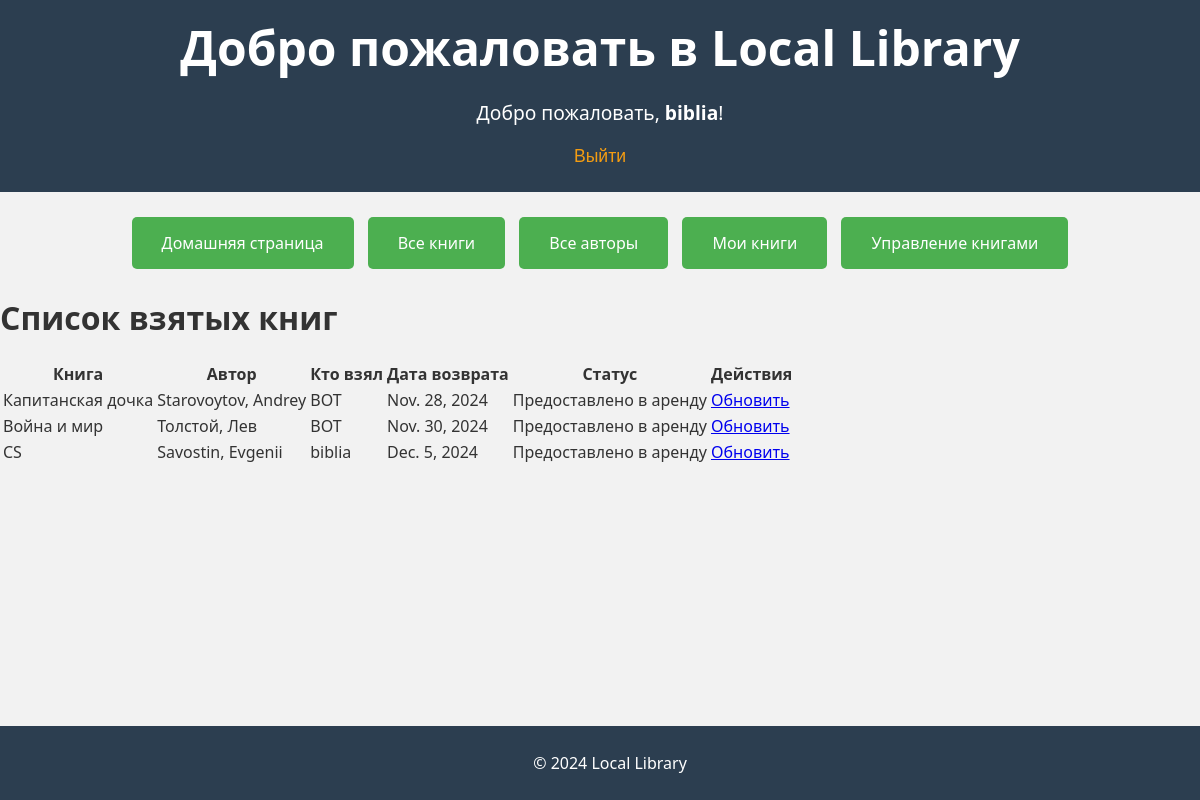
Screenshot of /catalog/all_borrowed_books/ (signed in) with the database file from the repository.
### catalog/models.py (models this page shows, shortened)
class BookInstance(models.Model):
    id = models.UUIDField(primary_key=True, default=uuid.uuid4, editable=False,
                          help_text="Уникальный идентификатор для этой конкретной книги во всей библиотеке")
    book = models.ForeignKey('Book', on_delete=models.CASCADE, null=True)
    imprint = models.CharField(max_length=200)
    due_back = models.DateField(null=True, blank=True)
    date_borrowed = models.DateField(default=now, help_text="Дата взятия книги")
    borrower = models.ForeignKey(User, on_delete=models.SET_NULL, null=True, blank=True)
    status = models.CharField(
        max_length=1,
        choices=(("m", "Обслуживание"), ("o", "Предоставлено в аренду"), ("a", "Доступно"), ("r", "Зарезервировано")),
        blank=True,
        default='m',
        help_text='Наличие свободных номеров',
    )
    class Meta:
        ordering = ['due_back']
        permissions = [
            ("can_mark_returned", "Set book as returned")
        ]

class Book(models.Model):
    title = models.CharField(max_length=200)
    author = models.ForeignKey('Author', on_delete=models.SET_NULL, null=True)
    description = models.TextField(max_length=1000, help_text="Введите краткое описание книги",
                                   default="Описание отсутствует")
    isbn = models.CharField('ISBN', max_length=13)
    genre = models.ManyToManyField('Genre', help_text="Выберите жанр для этой книги")
    language = models.ForeignKey('Language', on_delete=models.SET_NULL, null=True)

class Author(models.Model):
    first_name = models.CharField(max_length=100)
    last_name = models.CharField(max_length=100)
    date_of_birth = models.DateField(null=True, blank=True)
    date_of_death = models.DateField('Died', null=True, blank=True)
    def __str__(self):
        return f'{self.last_name}, {self.first_name}'
    class Meta:
        pass

### catalog/views.py (the view)
# urls.py: path('all_borrowed_books/', views.BorrowedBooksByLibrarianView.as_view(), name='all_borrowed_books'),
class BorrowedBooksByLibrarianView(PermissionRequiredMixin, ListView):
    model = BookInstance
    template_name = 'all_borrowed_books.html'
    context_object_name = 'borrowed_books'
    permission_required = 'catalog.can_mark_returned'
    def get_queryset(self):
        return BookInstance.objects.filter(status='o').order_by('due_back')

### catalog/templates/all_borrowed_books.html
{% extends "base.html" %}
{% load static %}
{% block content %}
  <link rel="stylesheet" type="text/css" href="{% static 'css/all_borrowed_books.css' %}">
<h1>Список взятых книг</h1>
<div class="table-container">
  <table class="borrowed-books-table">
    <thead>
      <tr>
        <th>Книга</th>
        <th>Автор</th>
        <th>Кто взял</th>
        <th>Дата возврата</th>
        <th>Статус</th>
        <th>Действия</th>
      </tr>
    </thead>
    <tbody>
      {% for book in borrowed_books %}
      <tr>
        <td>{{ book.book.title }}</td>
        <td>{{ book.book.author }}</td>
        <td>{{ book.borrower }}</td>
        <td>{{ book.due_back }}</td>
        <td>{{ book.get_status_display }}</td>
        <td>
          <a href="{% url 'renew_book_librarian' book.id %}" class="btn">Обновить</a>
        </td>
      </tr>
      {% empty %}
      <tr>
        <td colspan="6">Нет взятых книг.</td>
      </tr>
      {% endfor %}
    </tbody>
  </table>
</div>
{% endblock %}

### catalog/templates/base.html (shortened to what this page needs)
<!DOCTYPE html>
{% load static %}
<html lang="ru">
<head>
    <link rel="stylesheet" type="text/css" href="{% static 'css/base.css' %}">
    <link rel="stylesheet" href="{% static 'css/author_form.css' %}">
    <link rel="stylesheet" href="{% static 'css/author_update.css' %}">
</head>
<body>
    <header>
        <h1>Добро пожаловать в Local Library</h1>
        {% if user.is_authenticated %}
        <div class="user-info">
            <p>Добро пожаловать, <strong>{{ user.get_username }}</strong>!</p>
            <form id="logout-form" method="post" action="{% url 'logout' %}">
                <button type="submit" class="btn btn-link">Выйти</button>
            </form>
        </div>
        {% endif %}
    </header>
    <div class="navigation-buttons">
        <a href="{% url 'index' %}" class="btn">Домашняя страница</a>
        <a href="{% url 'book_list' %}" class="btn">Все книги</a>
        <a href="{% url 'authors' %}" class="btn">Все авторы</a>
        {% if user.is_authenticated %}
            <a href="{% url 'my_borrowed' %}" class="btn">Мои книги</a>
        {% endif %}
        {% if perms.catalog.can_mark_returned %}
            <a href="{% url 'all_borrowed_books' %}" class="btn">Управление книгами</a>
        {% endif %}
    </div>
    <div class="main-content">
        {% block content %}
        {% endblock %}
    </div>
    <footer>
        <p>© 2024 Local Library</p>
    </footer>
</body>
</html>

### static/css/base.css (style rules this page uses)
body { font-family: Arial, sans-serif; background-color: #f4f4f4; color: #333; margin: 0; padding: 0; }
header { background-color: #333; color: white; padding: 10px 0; text-align: center; }
header h1 { margin: 0; font-size: 2.5rem; }
.user-info { text-align: center; margin-top: 10px; }
.user-info p { font-size: 1.2rem; margin-bottom: 10px; }
.user-info .btn-link { background-color: transparent; color: #f39c12; font-size: 1.1rem; border: none; text-decoration: underline; cursor: pointer; transition: color 0.3s ease; }
footer { background-color: #2c3e50; color: white; text-align: center; padding: 15px 0; position: relative; bottom: 0; width: 100%; margin-top: auto; }
#logout-form { display: inline; }
.btn-link { background-color: transparent; font-size: 16px; text-decoration: none !important; border: none; cursor: pointer; padding: 10px 20px; display: inline-block; transition: color 0.3s ease; }

### static/css/author_form.css (style rules this page uses)
body { font-family: Arial, sans-serif; background-color: #f9f9f9; }
header { background-color: #2c3e50; color: white; padding: 15px 0; text-align: center; }
header h1 { margin: 0; font-size: 3rem; }
.navigation-buttons { margin: 20px 0; text-align: center; }
.navigation-buttons .btn { display: inline-block; background-color: #4CAF50; color: white; padding: 15px 30px; text-align: center; text-decoration: none; font-size: 16px; border-radius: 5px; margin: 5px; transition: background-color 0.3s; }
footer { background-color: #2c3e50; color: white; padding: 10px; text-align: center; position: fixed; bottom: 0; width: 100%; }

### static/css/author_update.css (style rules this page uses)
body { font-family: 'Segoe UI', Tahoma, Geneva, Verdana, sans-serif; background-color: #f2f2f2; }
header { background-color: #2c3e50; color: white; padding: 15px 0; text-align: center; }
header h1 { margin: 0; font-size: 3rem; }
.navigation-buttons { margin: 20px 0; text-align: center; }
.navigation-buttons .btn { display: inline-block; background-color: #4CAF50; color: white; padding: 15px 30px; text-align: center; text-decoration: none; font-size: 16px; border-radius: 5px; margin: 5px; transition: background-color 0.3s; }
footer { background-color: #2c3e50; color: white; padding: 10px; text-align: center; position: fixed; bottom: 0; width: 100%; }

### rows the page displays
BookInstance: book "Капитанская дочка", book.author "Starovoytov, Andrey", borrower "BOT", due_back "Nov. 28, 2024", status "Предоставлено в аренду"
BookInstance: book "Война и мир", book.author "Толстой, Лев", borrower "BOT", due_back "Nov. 30, 2024", status "Предоставлено в аренду"
BookInstance: book "CS", book.author "Savostin, Evgenii", borrower "biblia", due_back "Dec. 5, 2024", status "Предоставлено в аренду"

### other values shown
{{ user.get_username }} "biblia"
